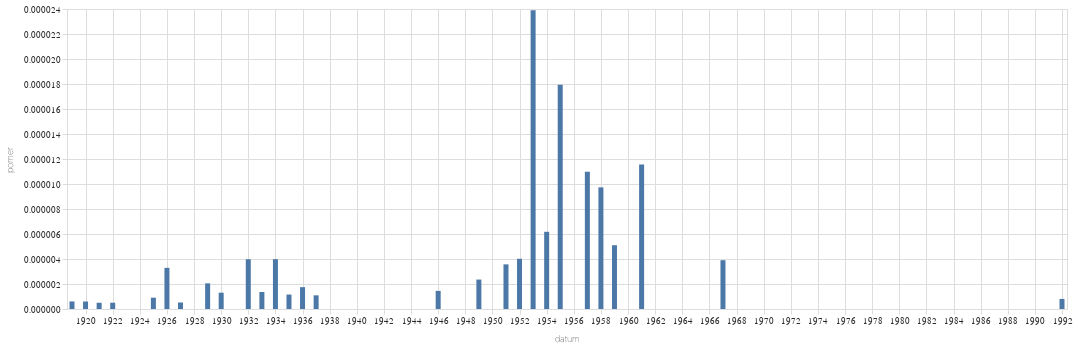

Notebook code for this chart:
### Code cell
graf(vyvoj_poznamky("(?i)sověts",""))

### Figure 1 — Vega-Lite specification as saved in the notebook (floating-point values rounded to 4 significant figures)
{"config": {"title": {"font": "Noticia Text", "fontSize": 11.5, "anchor": "start", "lineHeight": 19, "fontWeight": "bolder", "subtitleFont": "Noticia Text", "subtitleFontSize": 10, "subtitleLineHeight": 15, "subtitlePadding": 10, "dy": -10, "color": "#292829", "subtitleColor": "#292829"}, "axis": {"labelFont": "Asap", "titleFont": "Asap", "fontWeight": "lighter", "titleFontWeight": "lighter", "labelFontSize": 9, "titleFontSize": 9, "labelPadding": 2, "titlePadding": 9, "domainOpacity": 0, "tickColor": "#DCDDD6", "labelColor": "#292829"}, "legend": {"labelFont": "Asap", "labelFontWeight": "normal", "titleFont": "Asap", "titleFontWeight": "normal", "labelFontSize": 9, "titleFontSize": 9, "labelColor": "#292829"}}, "data": {"name": "data-84980e1fff2b8d548801b25b678a58a2"}, "mark": {"type": "bar"}, "encoding": {"x": {"field": "datum", "type": "temporal"}, "y": {"field": "pomer", "type": "quantitative"}}, "width": 1000, "$schema": "https://vega.github.io/schema/vega-lite/v5.8.0.json", "datasets": {"data-84980e1fff2b8d548801b25b678a58a2": [{"datum": "1919-01-01T00:00:00", "text": 1, "pocet_slov": 1646076, "pomer": 6.075e-07, "co": ""}, {"datum": "1920-01-01T00:00:00", "text": 1, "pocet_slov": 1665864, "pomer": 6.003e-07, "co": ""}, {"datum": "1921-01-01T00:00:00", "text": 1, "pocet_slov": 1996261, "pomer": 5.009e-07, "co": ""}, {"datum": "1922-01-01T00:00:00", "text": 1, "pocet_slov": 1987446, "pomer": 5.032e-07, "co": ""}, {"datum": "1925-01-01T00:00:00", "text": 1, "pocet_slov": 1104633, "pomer": 9.053e-07, "co": ""}, {"datum": "1926-01-01T00:00:00", "text": 6, "pocet_slov": 1822295, "pomer": 3.293e-06, "co": ""}, {"datum": "1927-01-01T00:00:00", "text": 1, "pocet_slov": 1920843, "pomer": 5.206e-07, "co": ""}, {"datum": "1929-01-01T00:00:00", "text": 2, "pocet_slov": 975329, "pomer": 2.051e-06, "co": ""}, {"datum": "1930-01-01T00:00:00", "text": 3, "pocet_slov": 2300193, "pomer": 1.304e-06, "co": ""}, {"datum": "1932-01-01T00:00:00", "text": 5, "pocet_slov": 1256053, "pomer": 3.981e-06, "co": ""}, {"datum": "1933-01-01T00:00:00", "text": 2, "pocet_slov": 1472102, "pomer": 1.359e-06, "co": ""}, {"datum": "1934-01-01T00:00:00", "text": 4, "pocet_slov": 1003524, "pomer": 3.986e-06, "co": ""}, {"datum": "1935-01-01T00:00:00", "text": 1, "pocet_slov": 865825, "pomer": 1.155e-06, "co": ""}, {"datum": "1936-01-01T00:00:00", "text": 2, "pocet_slov": 1144561, "pomer": 1.747e-06, "co": ""}, {"datum": "1937-01-01T00:00:00", "text": 1, "pocet_slov": 914355, "pomer": 1.094e-06, "co": ""}, {"datum": "1946-01-01T00:00:00", "text": 2, "pocet_slov": 1378584, "pomer": 1.451e-06, "co": ""}, {"datum": "1949-01-01T00:00:00", "text": 1, "pocet_slov": 424626, "pomer": 2.355e-06, "co": ""}, {"datum": "1951-01-01T00:00:00", "text": 1, "pocet_slov": 279976, "pomer": 3.572e-06, "co": ""}, {"datum": "1952-01-01T00:00:00", "text": 1, "pocet_slov": 249015, "pomer": 4.016e-06, "co": ""}, {"datum": "1953-01-01T00:00:00", "text": 4, "pocet_slov": 167374, "pomer": 2.39e-05, "co": ""}, {"datum": "1954-01-01T00:00:00", "text": 1, "pocet_slov": 161902, "pomer": 6.177e-06, "co": ""}, {"datum": "1955-01-01T00:00:00", "text": 2, "pocet_slov": 111502, "pomer": 1.794e-05, "co": ""}, {"datum": "1957-01-01T00:00:00", "text": 2, "pocet_slov": 182133, "pomer": 1.098e-05, "co": ""}, {"datum": "1958-01-01T00:00:00", "text": 2, "pocet_slov": 205527, "pomer": 9.731e-06, "co": ""}, {"datum": "1959-01-01T00:00:00", "text": 1, "pocet_slov": 195966, "pomer": 5.103e-06, "co": ""}, {"datum": "1961-01-01T00:00:00", "text": 3, "pocet_slov": 259632, "pomer": 1.155e-05, "co": ""}, {"datum": "1967-01-01T00:00:00", "text": 1, "pocet_slov": 256157, "pomer": 3.904e-06, "co": ""}, {"datum": "1992-01-01T00:00:00", "text": 1, "pocet_slov": 1243403, "pomer": 8.042e-07, "co": ""}]}}
